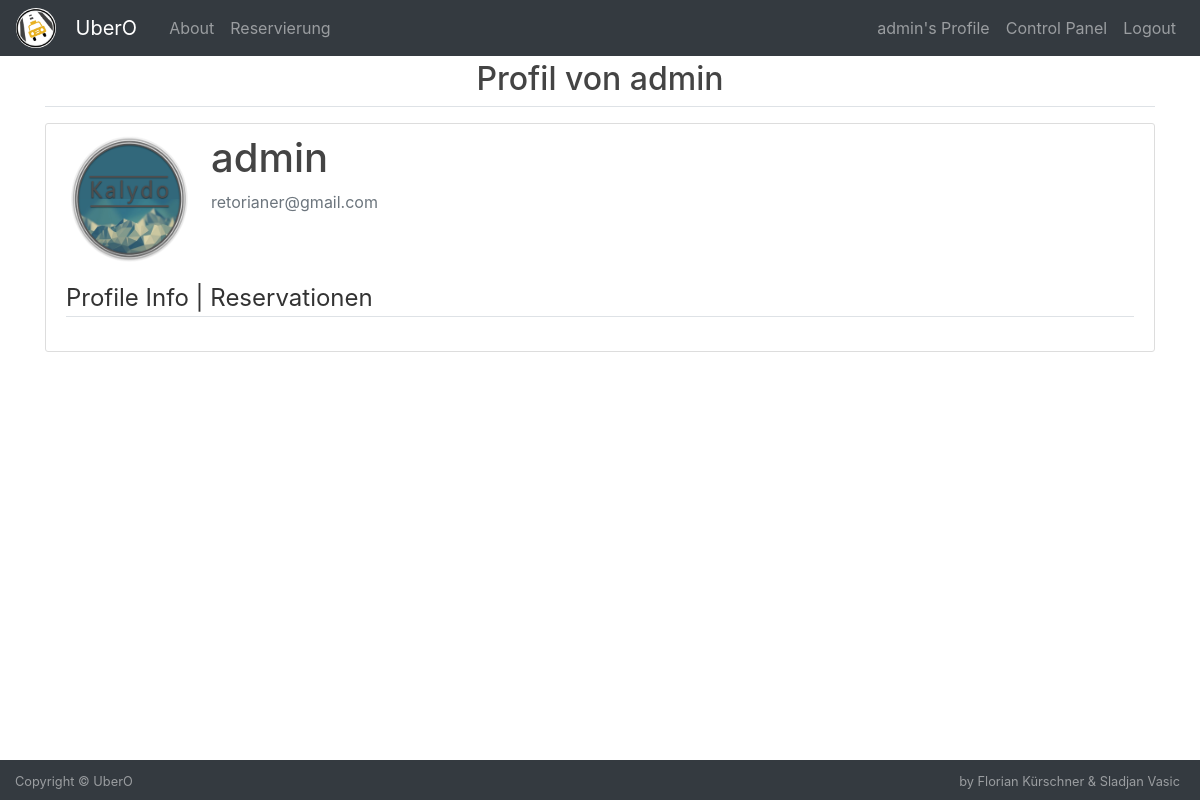
The page /profile/ (signed in) on the database its author committed.
### mysite/models.py (models this page shows, shortened)
class User_from_my_db(AbstractUser):
    street = models.CharField(max_length=50, blank=True)
    street_number = models.CharField(max_length=4, blank=True)
    plz = models.PositiveIntegerField(blank=True, default=1, null=True)
    city = models.CharField(max_length=50, blank=True)
    image = models.ImageField(default='default.jpg', upload_to='profile_pics')

### mysite/views.py (the view)
# urls.py: path('profile/', mysite_views.profile, name="profile"),
def profile(request):
    return render(request, 'pages/profile.html')

### templates/pages/profile.html (shortened to what this page needs)
{% extends "base.html" %}
{% load static %}
{% load crispy_forms_tags %}
{% load crispy_forms_field %}
{% load crispy_forms_filters %}
{% block content %}
      <div class="row justify-content-center">
        <h2>Profil von {{ user.username }}</h2>
    </div>
    <div class="border-top pt-3">
    </div>
    <div class="content-section">
        <div class="media">
            <img class="rounded-circle account-img" src="{{ user.image.url }}" style="height: 130px">
            <div class="media-body">
                <h2 class="account-heading">{{ user.username }}</h2>
                <p class="text-secondary">{{ user.email }}</p>
            </div>
        </div>
        <legend class="border-bottom mb-4">
            <a href="{% url 'profileinfo' %}" style="text-decoration: none; color: #333333">Profile Info |</a>
            <a href="{% url 'profilereservation' %}" style="text-decoration: none; color: #333333">Reservationen</a>
        </legend>
    </div>
{% endblock content %}

### templates/base.html (shortened to what this page needs)
{% load static %}
<!DOCTYPE html>
<html lang="en">
<head>
    <link rel="stylesheet" type="text/css" href='{% static "css/style.css" %}'>
    <link rel="stylesheet" type="text/css" href='{% static "/css/main.css" %}'>
    <link rel="stylesheet" href="https://stackpath.bootstrapcdn.com/bootstrap/4.3.1/css/bootstrap.min.css"
>
</head>
<header>
    <nav class="py-2 navbar navbar-expand-sm bg-dark navbar-dark fixed-top">
            <img src="{% static 'images/UberO_Logo.PNG' %}" class="Responsive image"
                 style="height: 40px; border-radius: 50%; margin-right: 20px">
            <a class="navbar-brand mr-4" href="{% url 'index' %}">UberO</a>
            <div class="collapse navbar-collapse" id="navbarToggle">
                <div class="navbar-nav mr-auto">
                    <a class="nav-item nav-link" href="{% url 'about' %}">About</a>
                    {% if user.is_authenticated %}
                     <a class="nav-item nav-link" href="{% url 'reservation' %}">Reservierung</a>
                    {% endif %}
                </div>
                <div class="navbar-nav">
                    {% if user.is_authenticated and user.is_superuser %}
                        <a class="nav-item nav-link" href="{% url 'profile' %}">{{ user.username }}'s Profile</a>
                        <a class="nav-item nav-link" href="/admin">Control Panel</a>
                        <a class="nav-item nav-link" href="{% url 'logout' %}">Logout</a>
                    {% elif user.is_authenticated %}
                        <a class="nav-item nav-link" href="{% url 'profile' %}">{{ user.username }}'s Profile</a>
                        <a class="nav-item nav-link" href="{% url 'logout' %}">Logout</a>
                    {% else %}
                        <a class="nav-item nav-link" href="{% url 'login' %}">Login</a>
                        <a class="nav-item nav-link" href="{% url 'register' %}">Register</a>
                    {% endif %}
                </div>
            </div>
        </nav>
</header>
<body>
<div class="container" style="margin-bottom: 60px; margin-top: 60px;">
    {% block content %}{% endblock %}
    <footer id="sticky-footer" class="py-2 bg-dark text-white-50 fixed-bottom">
        <div class="row">
            <div style="left: 20px; margin-left: 30px">
                <small>Copyright &copy; UberO</small>
            </div>
            <div style="right: 20px; position: absolute">
                <small> by Florian Kürschner & Sladjan Vasic</small>
            </div>
        </div>
    </footer>
</div>
</body>
</html>

### static/css/main.css (style rules this page uses)
body { background: #fafafa; color: #333333; margin-top: 5rem; }
h1, h2, h3, h4, h5, h6 { color: #444444; }
.content-section { background: #ffffff; padding: 10px 20px; border: 1px solid #dddddd; border-radius: 3px; margin-bottom: 20px; }
.account-img { height: 125px; width: 125px; margin-right: 20px; margin-bottom: 16px; }
.account-heading { font-size: 2.5rem; }

### rows shown on the page
User_from_my_db: username "admin", image (picture), email "retorianer@gmail.com"
